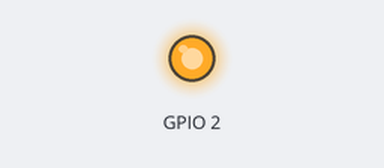
Simulated run of this sketch. Board: ESP8266 (NodeMCU). Shown: output pins drawn as LEDs (lit = HIGH, except the on-board LED, lit = LOW). WiFi joins after 1.5 s; servers stay silent unless stated; random numbers use the default seed unless the sketch sets one; no MQTT or app messages arrive unless stated.

Above: at 0.0 s.
At 1.6 s:
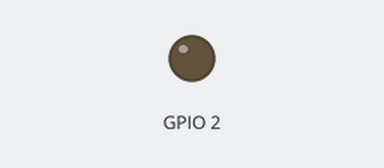
Timing chart, 0 to 3.1 s (numbered marks = the images above):
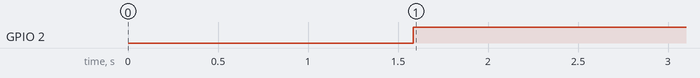

The sketch:

v3.5_ESP8266.ino
```cpp
#include <ESP8266WiFi.h>
#include <PubSubClient.h>

const char* ssid = "HUAWEI-yuhan";
const char* password = "yuhan123456";
const char* mqtt_server = "139.224.9.212";

WiFiClient espClient;
PubSubClient client(espClient);

String _databuffer="";
long lastMsg = 0;
char msg[70];
int value = 0;

void setup_wifi() {
      delay(10);
      WiFi.begin(ssid, password);
      while (WiFi.status() != WL_CONNECTED) {
           delay(500);
           }
      randomSeed(micros());
    }

void callback(char* topic, byte* payload, unsigned int length) {
      for (int i = 0; i < length; i++) {
          }
      if ((char)payload[0] == '1') {   //如果收到的数据是1
          digitalWrite(BUILTIN_LED, LOW);
      } else {
          digitalWrite(BUILTIN_LED, HIGH);
      }
}

void reconnect() {
     while (!client.connected()) {
           String clientId = "ESP8266-v3.4-";
           clientId += String(random(0xffff), HEX);// Create a random client ID
           if (client.connect("cfCpXuQ4TKfPLpBlMOcP","cfCpXuQ4TKfPLpBlMOcP","")) {
               client.subscribe("mySub2");
               delay(20);
           } else {
               delay(5000);
               }
           }
     }

void setup() {
     pinMode(BUILTIN_LED, OUTPUT);
     Serial.begin(9600);
     setup_wifi();
     client.setServer(mqtt_server, 1883);
     client.setCallback(callback);
      //while(Serial.read()>=0){};其存在与否无影响
      digitalWrite(BUILTIN_LED, LOW);
     }

void loop() {
       if (!client.connected()) {
           reconnect();//确保连上服务器，否则一直等待
           }
       client.loop();//MUC接收数据的主循环函数
       long now = millis();
       if (now - lastMsg >1000) {   //每隔1秒发一次信号
           lastMsg = now;     //刷新上一次发送数据的时间
           ++value;
     while(Serial.available()){
        char dataread=(char)Serial.read();
        _databuffer+=dataread;
        }
     snprintf (msg, 75, "%s", _databuffer.c_str()); //string转char型/*此处函数变量的_databuffer.c_str()为字符串转字串类型，输出使用"%s"与"%c"的影响：
     client.publish("v1/devices/me/telemetry", msg);
      _databuffer="";
       digitalWrite(BUILTIN_LED, HIGH);
           }
      }
```

Measured:
- by itself, GPIO 2: LOW → HIGH at 1.6 s
